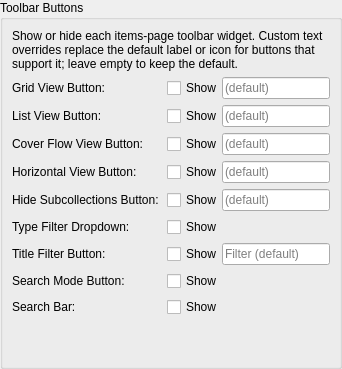
<?xml version="1.0" encoding="UTF-8"?>
<ui version="4.0">
 <class>ToolbarPanel</class>
 <widget class="QWidget" name="ToolbarPanel">
  <layout class="QVBoxLayout" name="rootLayout">
   <property name="leftMargin"><number>0</number></property>
   <property name="topMargin"><number>0</number></property>
   <property name="rightMargin"><number>0</number></property>
   <property name="bottomMargin"><number>0</number></property>
   <item>
    <widget class="QGroupBox" name="toolbarGroupBox">
     <property name="title"><string>Toolbar Buttons</string></property>
     <layout class="QVBoxLayout" name="toolbarGroupBoxLayout">
      <item>
       <widget class="QLabel" name="toolbarHelpLabel">
        <property name="wordWrap"><bool>true</bool></property>
        <property name="text"><string>Show or hide each items-page toolbar widget. Custom text overrides replace the default label or icon for buttons that support it; leave empty to keep the default.</string></property>
       </widget>
      </item>
      <item>
       <layout class="QFormLayout" name="toolbarFormLayout">
        <property name="horizontalSpacing"><number>8</number></property>
        <property name="verticalSpacing"><number>6</number></property>
        <property name="fieldGrowthPolicy"><enum>QFormLayout::FieldGrowthPolicy::ExpandingFieldsGrow</enum></property>
        <item row="0" column="0">
         <widget class="QLabel" name="toolbarGridViewLabel"><property name="text"><string>Grid View Button:</string></property></widget>
        </item>
        <item row="0" column="1">
         <layout class="QHBoxLayout" name="toolbarGridViewLayout">
          <item><widget class="QCheckBox" name="toolbarGridViewVisibleCheckBox"><property name="text"><string>Show</string></property></widget></item>
          <item><widget class="QLineEdit" name="toolbarGridViewTextEdit"><property name="placeholderText"><string>(default)</string></property><property name="toolTip"><string>Custom label or icon character; leave blank to keep the default.</string></property></widget></item>
         </layout>
        </item>
        <item row="1" column="0">
         <widget class="QLabel" name="toolbarListViewLabel"><property name="text"><string>List View Button:</string></property></widget>
        </item>
        <item row="1" column="1">
         <layout class="QHBoxLayout" name="toolbarListViewLayout">
          <item><widget class="QCheckBox" name="toolbarListViewVisibleCheckBox"><property name="text"><string>Show</string></property></widget></item>
          <item><widget class="QLineEdit" name="toolbarListViewTextEdit"><property name="placeholderText"><string>(default)</string></property><property name="toolTip"><string>Custom label or icon character; leave blank to keep the default.</string></property></widget></item>
         </layout>
        </item>
        <item row="2" column="0">
         <widget class="QLabel" name="toolbarCoverFlowViewLabel"><property name="text"><string>Cover Flow View Button:</string></property></widget>
        </item>
        <item row="2" column="1">
         <layout class="QHBoxLayout" name="toolbarCoverFlowViewLayout">
          <item><widget class="QCheckBox" name="toolbarCoverFlowViewVisibleCheckBox"><property name="text"><string>Show</string></property></widget></item>
          <item><widget class="QLineEdit" name="toolbarCoverFlowViewTextEdit"><property name="placeholderText"><string>(default)</string></property><property name="toolTip"><string>Custom label or icon character; leave blank to keep the default.</string></property></widget></item>
         </layout>
        </item>
        <item row="3" column="0">
         <widget class="QLabel" name="toolbarHorizontalViewLabel"><property name="text"><string>Horizontal View Button:</string></property></widget>
        </item>
        <item row="3" column="1">
         <layout class="QHBoxLayout" name="toolbarHorizontalViewLayout">
          <item><widget class="QCheckBox" name="toolbarHorizontalViewVisibleCheckBox"><property name="text"><string>Show</string></property></widget></item>
          <item><widget class="QLineEdit" name="toolbarHorizontalViewTextEdit"><property name="placeholderText"><string>(default)</string></property><property name="toolTip"><string>Custom label or icon character; leave blank to keep the default.</string></property></widget></item>
         </layout>
        </item>
        <item row="4" column="0">
         <widget class="QLabel" name="toolbarHideSubcollectionsLabel"><property name="text"><string>Hide Subcollections Button:</string></property></widget>
        </item>
        <item row="4" column="1">
         <layout class="QHBoxLayout" name="toolbarHideSubcollectionsLayout">
          <item><widget class="QCheckBox" name="toolbarHideSubcollectionsVisibleCheckBox"><property name="text"><string>Show</string></property></widget></item>
          <item><widget class="QLineEdit" name="toolbarHideSubcollectionsTextEdit"><property name="placeholderText"><string>(default)</string></property><property name="toolTip"><string>Custom label or icon character; leave blank to keep the default.</string></property></widget></item>
         </layout>
        </item>
        <item row="5" column="0">
         <widget class="QLabel" name="toolbarTypeFilterLabel"><property name="text"><string>Type Filter Dropdown:</string></property></widget>
        </item>
        <item row="5" column="1">
         <widget class="QCheckBox" name="toolbarTypeFilterVisibleCheckBox"><property name="text"><string>Show</string></property></widget>
        </item>
        <item row="6" column="0">
         <widget class="QLabel" name="toolbarTitleFilterLabel"><property name="text"><string>Title Filter Button:</string></property></widget>
        </item>
        <item row="6" column="1">
         <layout class="QHBoxLayout" name="toolbarTitleFilterLayout">
          <item><widget class="QCheckBox" name="toolbarTitleFilterVisibleCheckBox"><property name="text"><string>Show</string></property></widget></item>
          <item><widget class="QLineEdit" name="toolbarTitleFilterTextEdit"><property name="placeholderText"><string>Filter (default)</string></property><property name="toolTip"><string>Custom label for the title-filter button; leave blank to keep the default.</string></property></widget></item>
         </layout>
        </item>
        <item row="7" column="0">
         <widget class="QLabel" name="toolbarSearchModeLabel"><property name="text"><string>Search Mode Button:</string></property></widget>
        </item>
        <item row="7" column="1">
         <widget class="QCheckBox" name="toolbarSearchModeVisibleCheckBox"><property name="text"><string>Show</string></property></widget>
        </item>
        <item row="8" column="0">
         <widget class="QLabel" name="toolbarSearchBarLabel"><property name="text"><string>Search Bar:</string></property></widget>
        </item>
        <item row="8" column="1">
         <widget class="QCheckBox" name="toolbarSearchBarVisibleCheckBox"><property name="text"><string>Show</string></property></widget>
        </item>
       </layout>
      </item>
      <item>
       <spacer name="toolbarVerticalSpacer">
        <property name="orientation"><enum>Qt::Orientation::Vertical</enum></property>
        <property name="sizeHint" stdset="0"><size><width>20</width><height>40</height></size></property>
       </spacer>
      </item>
     </layout>
    </widget>
   </item>
  </layout>
 </widget>
 <resources/>
 <connections/>
</ui>
